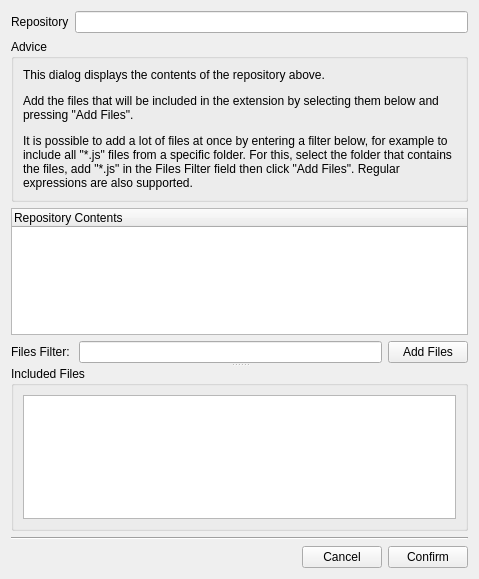
<?xml version="1.0" encoding="UTF-8"?>
<ui version="4.0">
 <class>Form</class>
 <widget class="QWidget" name="Form">
  <property name="geometry">
   <rect>
    <x>0</x>
    <y>0</y>
    <width>479</width>
    <height>579</height>
   </rect>
  </property>
  <property name="windowTitle">
   <string>Form</string>
  </property>
  <layout class="QVBoxLayout" name="verticalLayout_3">
   <item>
    <layout class="QHBoxLayout" name="horizontalLayout">
     <item>
      <widget class="QLabel" name="label_2">
       <property name="text">
        <string>Repository</string>
       </property>
      </widget>
     </item>
     <item>
      <widget class="QLineEdit" name="repoName">
       <property name="readOnly">
        <bool>true</bool>
       </property>
      </widget>
     </item>
    </layout>
   </item>
   <item>
    <widget class="QGroupBox" name="adviceBox">
     <property name="title">
      <string>Advice</string>
     </property>
     <property name="checkable">
      <bool>false</bool>
     </property>
     <layout class="QVBoxLayout" name="verticalLayout_4">
      <item>
       <widget class="QLabel" name="label_3">
        <property name="sizePolicy">
         <sizepolicy hsizetype="Preferred" vsizetype="Fixed">
          <horstretch>0</horstretch>
          <verstretch>0</verstretch>
         </sizepolicy>
        </property>
        <property name="text">
         <string>&lt;html&gt;&lt;head/&gt;&lt;body&gt;&lt;p&gt;This dialog displays the contents of the repository above.&lt;/p&gt;&lt;p&gt;Add the files that will be included in the extension by selecting them below and pressing &amp;quot;Add Files&amp;quot;.&lt;/p&gt;&lt;p&gt;It is possible to add a lot of files at once by entering a filter below, for example to include all &amp;quot;*.js&amp;quot; files from a specific folder. For this, select the folder that contains the files, add &amp;quot;*.js&amp;quot; in the Files Filter field then click &amp;quot;Add Files&amp;quot;. Regular expressions are also supported.&lt;/p&gt;&lt;/body&gt;&lt;/html&gt;</string>
        </property>
        <property name="wordWrap">
         <bool>true</bool>
        </property>
       </widget>
      </item>
     </layout>
    </widget>
   </item>
   <item>
    <widget class="QSplitter" name="filesSplitter">
     <property name="orientation">
      <enum>Qt::Vertical</enum>
     </property>
     <property name="handleWidth">
      <number>3</number>
     </property>
     <widget class="QWidget" name="layoutWidget">
      <layout class="QVBoxLayout" name="verticalLayout_2">
       <item>
        <widget class="QTreeWidget" name="repoContents">
         <property name="selectionMode">
          <enum>QAbstractItemView::ExtendedSelection</enum>
         </property>
         <column>
          <property name="text">
           <string>Repository Contents</string>
          </property>
         </column>
        </widget>
       </item>
       <item>
        <layout class="QHBoxLayout" name="horizontalLayout_2">
         <item>
          <widget class="QLabel" name="label">
           <property name="text">
            <string>Files Filter: </string>
           </property>
          </widget>
         </item>
         <item>
          <widget class="QLineEdit" name="filterField"/>
         </item>
         <item>
          <widget class="QPushButton" name="addFilesButton">
           <property name="text">
            <string>Add Files</string>
           </property>
          </widget>
         </item>
        </layout>
       </item>
      </layout>
     </widget>
     <widget class="QGroupBox" name="includedFilesBox">
      <property name="sizePolicy">
       <sizepolicy hsizetype="Preferred" vsizetype="Expanding">
        <horstretch>0</horstretch>
        <verstretch>0</verstretch>
       </sizepolicy>
      </property>
      <property name="title">
       <string>Included Files</string>
      </property>
      <layout class="QVBoxLayout" name="verticalLayout">
       <item>
        <widget class="QTreeWidget" name="includedFiles">
         <property name="sizePolicy">
          <sizepolicy hsizetype="Expanding" vsizetype="Expanding">
           <horstretch>0</horstretch>
           <verstretch>0</verstretch>
          </sizepolicy>
         </property>
         <property name="selectionMode">
          <enum>QAbstractItemView::ContiguousSelection</enum>
         </property>
         <attribute name="headerVisible">
          <bool>false</bool>
         </attribute>
         <column>
          <property name="text">
           <string notr="true">1</string>
          </property>
         </column>
        </widget>
       </item>
      </layout>
     </widget>
    </widget>
   </item>
   <item>
    <widget class="Line" name="line">
     <property name="orientation">
      <enum>Qt::Horizontal</enum>
     </property>
    </widget>
   </item>
   <item>
    <layout class="QHBoxLayout" name="horizontalLayout_3">
     <item>
      <spacer name="horizontalSpacer">
       <property name="orientation">
        <enum>Qt::Horizontal</enum>
       </property>
       <property name="sizeHint" stdset="0">
        <size>
         <width>40</width>
         <height>20</height>
        </size>
       </property>
      </spacer>
     </item>
     <item>
      <widget class="QPushButton" name="cancelButton">
       <property name="text">
        <string>Cancel</string>
       </property>
      </widget>
     </item>
     <item>
      <widget class="QPushButton" name="confirmButton">
       <property name="text">
        <string>Confirm</string>
       </property>
      </widget>
     </item>
    </layout>
   </item>
  </layout>
 </widget>
 <resources/>
 <connections/>
</ui>
